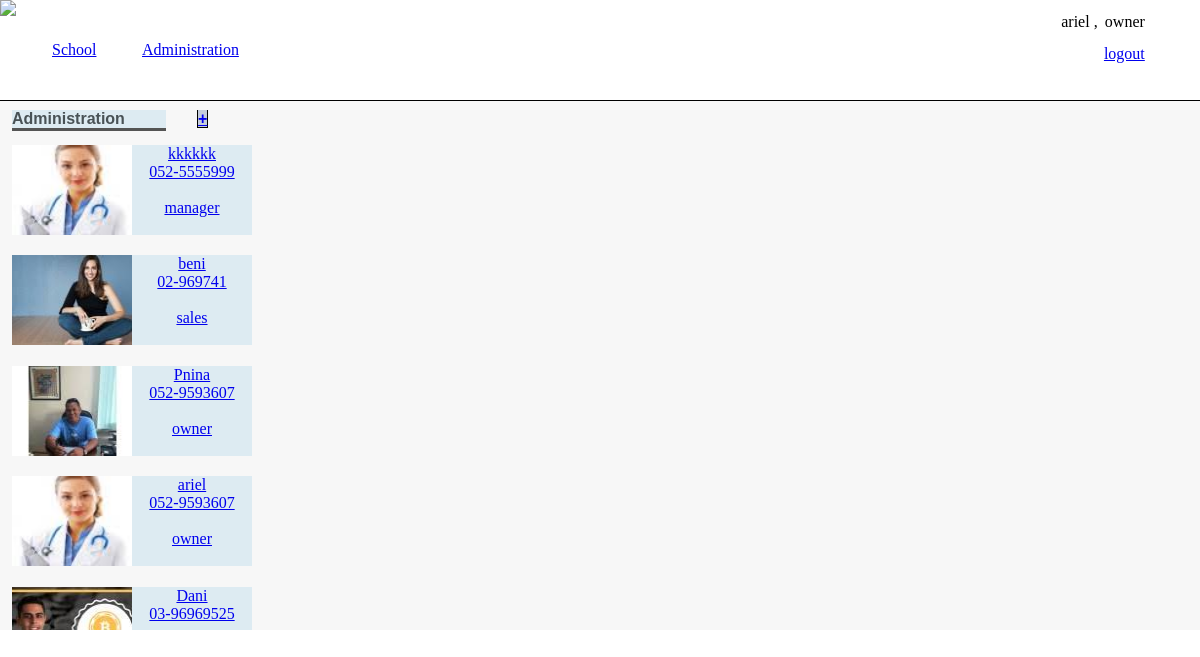
The page /index.php?subject=administration (signed in) on the database its author committed.
### tables this page shows
CREATE TABLE `managers` (
  `user_name` varchar(255) NOT NULL,
  `role_id` int(11) NOT NULL,
  `phone` varchar(13) NOT NULL,
  `email` varchar(255) NOT NULL,
  `image` varchar(60) NOT NULL
);

CREATE TABLE `roles` (
  `id` int(11) NOT NULL,
  `role_name` varchar(255) NOT NULL
);

### views/DB.php (called while the page is built, shortened)
<?php
class DB {
	private static $conn;
	public static function getConn() {
		if (!self::$conn) {
			self::$conn = new mysqli('localhost', 'root', '', 'theschool');
		}
		return self::$conn;
	}
}

### views/show_list_administration.php (the view)
<?php
echo "<div class='div_contaner_list_students_courses'>";
echo "<div class='div_contaner_list_students'><div class='title_list_student_and_courses'>Administration<a href=' ?subject=administration&view=new&id=?' class='link_insert_new_student_and_courses'>+</a></div>";
list_administration();
echo "</div>";
function list_administration(){
	$result = DB::getConn()->query("SELECT  user_name, image, phone, role_name   FROM managers m JOIN roles r ON m.role_id = r.id");
	while ($row = $result->fetch_assoc()) {
		echo "<a class='student_in_list' ";
		foreach ($row as $key => $value) {
			if ($key === 'user_name') {
				$user_name = $value;
			}
			if ($key === 'image') {
				echo "href='?subject=administration&view=view&id=$user_name'>" . "<img class='image_student' src='uploads/" . "$value"."'><div class='container_name_phone_student'>" ;
				echo "<div class='name_phone_student'>" .$row['user_name'] ."</div>";
			}else{
				if ($key === 'user_name') {
				}else{
					echo "<div class='name_phone_student'>" . "$value". "</div><br>";
				}
			}
		}
		echo "</div></a><br>";
	}
}
echo "</div>";
?>

### index.php (shortened to what this page needs)
<!DOCTYPE html>
<html lang="en">
<head>
	<link rel="stylesheet" type="text/css" href="aatheSchool.css">
</head>
<body>
	<?php include 'views/header.php';?>
	<div class="container_all">
		<?php include 'views/main_subject.php' ?>
	</div>
</body>
</html>

### views/header.php (shortened to what this page needs)
<header class="header">
	<img src="https://upload.wikimedia.org/wikipedia/commons/1/1c/LOGO_Transparent.png" class="header_logo">
	<nav class="header_nav">
<?php
	if (!empty($_SESSION['role'])) {
		echo "<a href='index.php?subject=student' class='header_school insid_nav_header'>School</a>";
		switch ($_SESSION['role']) {
		case '1':
			echo "<a href='index.php?subject=administration' class='header_administration insid_nav_header'>Administration</a>";
			break;
	}
	}
?>
	</nav>
	<div class="header_right">
		<a href="api.php?action=logout" class="logout">logout</a>
		<div class="name_user_header">
		<?php if (!empty($_SESSION['name'])) {
			echo $_SESSION['name'] . " , ";
		} ?></div>
		<div class="name_user_header"><?php if (!empty($_SESSION['role_name'])) {
			echo $_SESSION['role_name'];
		} ?></div>
	</div>
</header>

### views/main_subject.php (shortened to what this page needs)
<?php
include 'views/DB.php';
switch ($_GET['subject']) {
	case 'administration':
		include 'show_list_administration.php';
		break;
}

### aatheSchool.css (style rules this page uses)
body { margin: auto; }
.header { background-color: white; height: 100px; display: flex; position: fixed; border-bottom: 1px solid black; width: 100%; z-index: 100; }
.header_logo { height: 100px; }
.header_nav { display: flex; width: 25%; margin-left: 3%; align-items: center; }
.insid_nav_header { width: 30%; }
.container_all { display: flex; background-color: #f7f7f7; top: 100px; position: relative;1 }
.div_contaner_list_students_courses { display: flex; width: 40%; margin-left: 1%; }
.div_contaner_list_students { width: 50%; margin-top: 2%; overflow-y: auto; position: relative; max-height: 520px; }
.title_list_student_and_courses { width: 64%; border-bottom-color: black; border-bottom-style: inset; margin-bottom: 5px; background-color: rgba(86, 175, 217, 0.16); font-family: arial; font-weight: 900; color: #495256; margin-bottom: 6%; }
.link_insert_new_student_and_courses { margin-left: 47%; font-weight: bolder; border: 1px solid black; background-color: rgba(15, 52, 117, 0.21) }
.header_right { position: absolute; right: 4%; display: flex; margin-top: 1.1%; width: 12%; justify-content: flex-end; }
.logout { position: absolute; margin-right: 5%; display: block; margin-top: 22%; }
.name_user_header { position: relative; margin-right: 5%; height: 2%; }
.student_in_list { display: flex; background-color: rgba(86, 175, 217, 0.16); margin-top: 1%; }
.image_student { width: 50%; }
.container_name_phone_student { display: flex; flex-direction: column; align-items: center; justify-content: center; margin: auto; }

### rows shown on the page
managers: image (picture), user_name "kkkkkk", phone "052-5555999", role.role_name "manager"
managers: image (picture), user_name "beni", phone "02-969741", role.role_name "sales"
managers: image (picture), user_name "Pnina", phone "052-9593607", role.role_name "owner"
managers: image (picture), user_name "ariel", phone "052-9593607", role.role_name "owner"
managers: image (picture), user_name "Dani", phone "03-96969525"

### other values the page prints
$_SESSION['name'] "ariel"
$_SESSION['role_name'] "owner"
